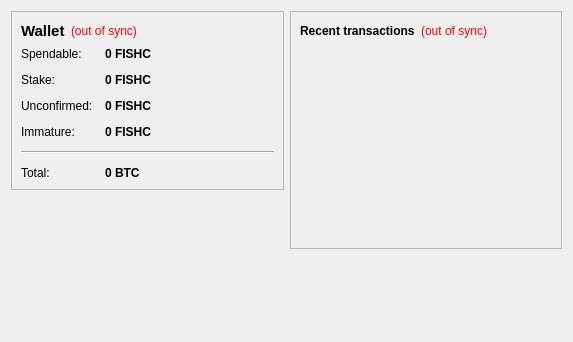
<?xml version="1.0" encoding="UTF-8"?>
<ui version="4.0">
 <class>OverviewPage</class>
 <widget class="QWidget" name="OverviewPage">
  <property name="geometry">
   <rect>
    <x>0</x>
    <y>0</y>
    <width>573</width>
    <height>342</height>
   </rect>
  </property>
  <property name="windowTitle">
   <string>Form</string>
  </property>
  <layout class="QHBoxLayout" name="horizontalLayout" stretch="1,1">
   <item>
    <layout class="QVBoxLayout" name="verticalLayout_2">
     <item>
      <widget class="QFrame" name="frame">
       <property name="frameShape">
        <enum>QFrame::StyledPanel</enum>
       </property>
       <property name="frameShadow">
        <enum>QFrame::Raised</enum>
       </property>
       <layout class="QVBoxLayout" name="verticalLayout_4">
        <item>
         <layout class="QHBoxLayout" name="horizontalLayout_4">
          <item>
           <widget class="QLabel" name="label_5">
            <property name="font">
             <font>
              <pointsize>11</pointsize>
              <weight>75</weight>
              <bold>true</bold>
             </font>
            </property>
            <property name="text">
             <string>Wallet</string>
            </property>
           </widget>
          </item>
          <item>
           <widget class="QLabel" name="labelWalletStatus">
            <property name="toolTip">
             <string>The displayed information may be out of date. Your wallet automatically synchronizes with the Fishing network after a connection is established, but this process has not completed yet.</string>
            </property>
            <property name="styleSheet">
             <string notr="true">QLabel { color: red; }</string>
            </property>
            <property name="text">
             <string notr="true">(out of sync)</string>
            </property>
            <property name="alignment">
             <set>Qt::AlignLeading|Qt::AlignLeft|Qt::AlignVCenter</set>
            </property>
           </widget>
          </item>
          <item>
           <spacer name="horizontalSpacer_2">
            <property name="orientation">
             <enum>Qt::Horizontal</enum>
            </property>
            <property name="sizeHint" stdset="0">
             <size>
              <width>40</width>
              <height>20</height>
             </size>
            </property>
           </spacer>
          </item>
         </layout>
        </item>
        <item>
         <layout class="QFormLayout" name="formLayout_2">
          <property name="fieldGrowthPolicy">
           <enum>QFormLayout::AllNonFixedFieldsGrow</enum>
          </property>
          <property name="horizontalSpacing">
           <number>12</number>
          </property>
          <property name="verticalSpacing">
           <number>12</number>
          </property>
          <item row="0" column="0">
           <widget class="QLabel" name="label">
            <property name="text">
             <string>Spendable:</string>
            </property>
           </widget>
          </item>
          <item row="0" column="1">
           <widget class="QLabel" name="labelBalance">
            <property name="font">
             <font>
              <weight>75</weight>
              <bold>true</bold>
             </font>
            </property>
            <property name="cursor">
             <cursorShape>IBeamCursor</cursorShape>
            </property>
            <property name="toolTip">
             <string>Your current spendable balance</string>
            </property>
            <property name="text">
             <string notr="true">0 FISHC</string>
            </property>
            <property name="textInteractionFlags">
             <set>Qt::LinksAccessibleByMouse|Qt::TextSelectableByKeyboard|Qt::TextSelectableByMouse</set>
            </property>
           </widget>
          </item>
          <item row="1" column="0">
           <widget class="QLabel" name="label_6">
            <property name="text">
             <string>Stake:</string>
            </property>
           </widget>
          </item>
          <item row="1" column="1">
           <widget class="QLabel" name="labelStake">
            <property name="font">
             <font>
              <weight>75</weight>
              <bold>true</bold>
             </font>
            </property>
            <property name="cursor">
             <cursorShape>IBeamCursor</cursorShape>
            </property>
            <property name="toolTip">
             <string>Total of coins that was staked, and do not yet count toward the current balance</string>
            </property>
            <property name="text">
             <string notr="true">0 FISHC</string>
            </property>
            <property name="textInteractionFlags">
             <set>Qt::LinksAccessibleByMouse|Qt::TextSelectableByKeyboard|Qt::TextSelectableByMouse</set>
            </property>
           </widget>
          </item>
          <item row="2" column="0">
           <widget class="QLabel" name="label_3">
            <property name="text">
             <string>Unconfirmed:</string>
            </property>
           </widget>
          </item>
          <item row="2" column="1">
           <widget class="QLabel" name="labelUnconfirmed">
            <property name="font">
             <font>
              <weight>75</weight>
              <bold>true</bold>
             </font>
            </property>
            <property name="cursor">
             <cursorShape>IBeamCursor</cursorShape>
            </property>
            <property name="toolTip">
             <string>Total of transactions that have yet to be confirmed, and do not yet count toward the current balance</string>
            </property>
            <property name="text">
             <string notr="true">0 FISHC</string>
            </property>
            <property name="textInteractionFlags">
             <set>Qt::LinksAccessibleByMouse|Qt::TextSelectableByKeyboard|Qt::TextSelectableByMouse</set>
            </property>
           </widget>
          </item>
          <item row="3" column="0">
           <widget class="QLabel" name="labelImmatureText">
            <property name="text">
             <string>Immature:</string>
            </property>
           </widget>
          </item>
          <item row="3" column="1">
           <widget class="QLabel" name="labelImmature">
            <property name="font">
             <font>
              <weight>75</weight>
              <bold>true</bold>
             </font>
            </property>
            <property name="toolTip">
             <string>Mined balance that has not yet matured</string>
            </property>
            <property name="text">
             <string notr="true">0 FISHC</string>
            </property>
            <property name="textInteractionFlags">
             <set>Qt::LinksAccessibleByMouse|Qt::TextSelectableByKeyboard|Qt::TextSelectableByMouse</set>
            </property>
           </widget>
          </item>
          <item row="4" column="0" colspan="2">
           <widget class="Line" name="line">
            <property name="orientation">
             <enum>Qt::Horizontal</enum>
            </property>
           </widget>
          </item>
          <item row="5" column="0">
           <widget class="QLabel" name="labelTotalText">
            <property name="text">
             <string>Total:</string>
            </property>
           </widget>
          </item>
          <item row="5" column="1">
           <widget class="QLabel" name="labelTotal">
            <property name="font">
             <font>
              <weight>75</weight>
              <bold>true</bold>
             </font>
            </property>
            <property name="cursor">
             <cursorShape>IBeamCursor</cursorShape>
            </property>
            <property name="toolTip">
             <string>Your current total balance</string>
            </property>
            <property name="text">
             <string notr="true">0 BTC</string>
            </property>
            <property name="textInteractionFlags">
             <set>Qt::LinksAccessibleByMouse|Qt::TextSelectableByKeyboard|Qt::TextSelectableByMouse</set>
            </property>
           </widget>
          </item>
         </layout>
        </item>
       </layout>
      </widget>
     </item>
     <item>
      <spacer name="verticalSpacer">
       <property name="orientation">
        <enum>Qt::Vertical</enum>
       </property>
       <property name="sizeHint" stdset="0">
        <size>
         <width>20</width>
         <height>40</height>
        </size>
       </property>
      </spacer>
     </item>
    </layout>
   </item>
   <item>
    <layout class="QVBoxLayout" name="verticalLayout_3">
     <item>
      <widget class="QFrame" name="frame_2">
       <property name="frameShape">
        <enum>QFrame::StyledPanel</enum>
       </property>
       <property name="frameShadow">
        <enum>QFrame::Raised</enum>
       </property>
       <layout class="QVBoxLayout" name="verticalLayout">
        <item>
         <layout class="QHBoxLayout" name="horizontalLayout_2">
          <item>
           <widget class="QLabel" name="label_4">
            <property name="text">
             <string>&lt;b&gt;Recent transactions&lt;/b&gt;</string>
            </property>
           </widget>
          </item>
          <item>
           <widget class="QLabel" name="labelTransactionsStatus">
            <property name="toolTip">
             <string>The displayed information may be out of date. Your wallet automatically synchronizes with the Fishing network after a connection is established, but this process has not completed yet.</string>
            </property>
            <property name="styleSheet">
             <string notr="true">QLabel { color: red; }</string>
            </property>
            <property name="text">
             <string notr="true">(out of sync)</string>
            </property>
            <property name="alignment">
             <set>Qt::AlignRight|Qt::AlignTrailing|Qt::AlignVCenter</set>
            </property>
           </widget>
          </item>
          <item>
           <spacer name="horizontalSpacer">
            <property name="orientation">
             <enum>Qt::Horizontal</enum>
            </property>
            <property name="sizeHint" stdset="0">
             <size>
              <width>40</width>
              <height>20</height>
             </size>
            </property>
           </spacer>
          </item>
         </layout>
        </item>
        <item>
         <widget class="QListView" name="listTransactions">
          <property name="styleSheet">
           <string notr="true">QListView { background: transparent; }</string>
          </property>
          <property name="frameShape">
           <enum>QFrame::NoFrame</enum>
          </property>
          <property name="verticalScrollBarPolicy">
           <enum>Qt::ScrollBarAlwaysOff</enum>
          </property>
          <property name="horizontalScrollBarPolicy">
           <enum>Qt::ScrollBarAlwaysOff</enum>
          </property>
          <property name="selectionMode">
           <enum>QAbstractItemView::NoSelection</enum>
          </property>
         </widget>
        </item>
       </layout>
      </widget>
     </item>
     <item>
      <spacer name="verticalSpacer_2">
       <property name="orientation">
        <enum>Qt::Vertical</enum>
       </property>
       <property name="sizeHint" stdset="0">
        <size>
         <width>20</width>
         <height>40</height>
        </size>
       </property>
      </spacer>
     </item>
    </layout>
   </item>
  </layout>
 </widget>
 <resources/>
 <connections/>
</ui>
